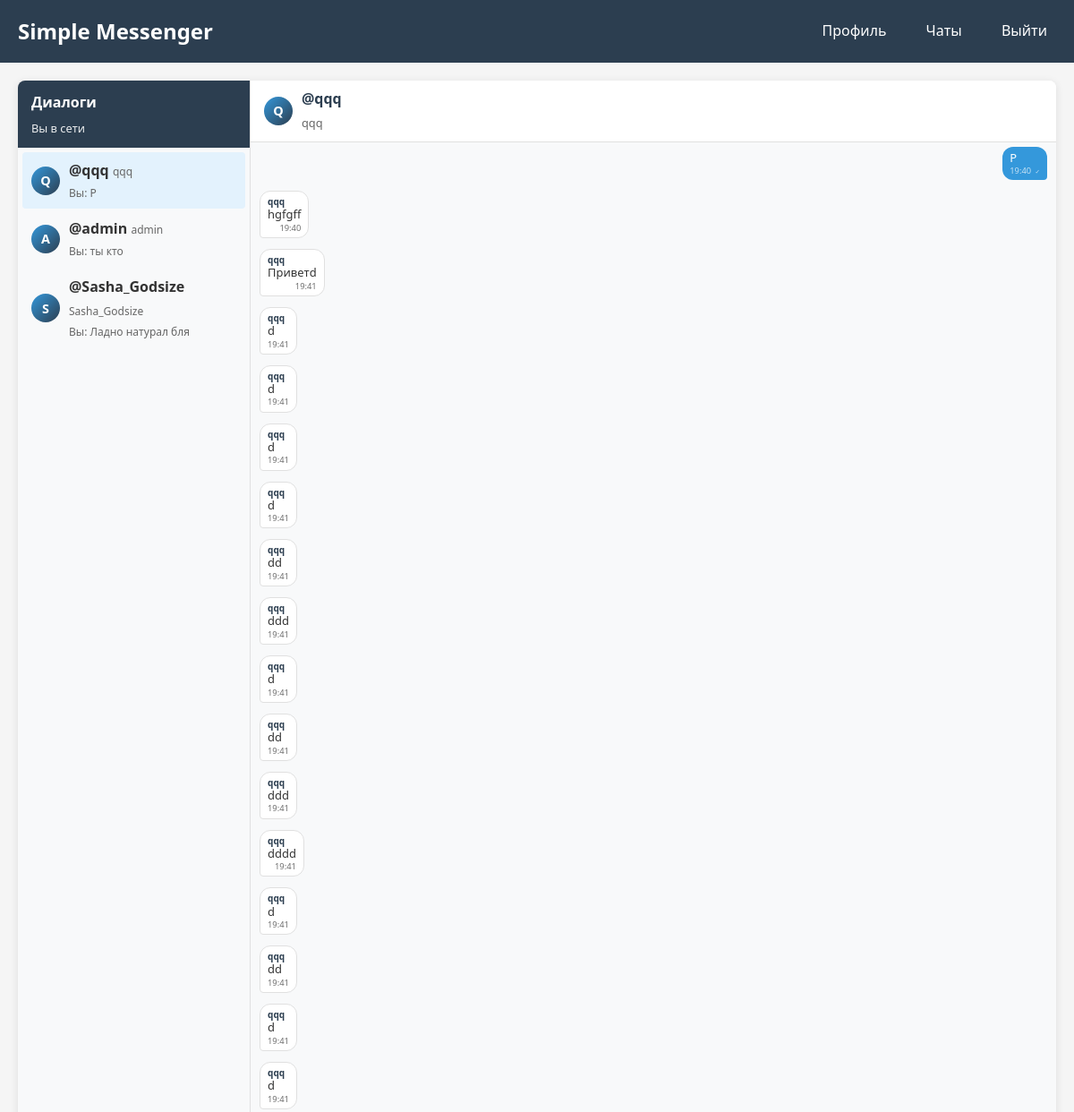
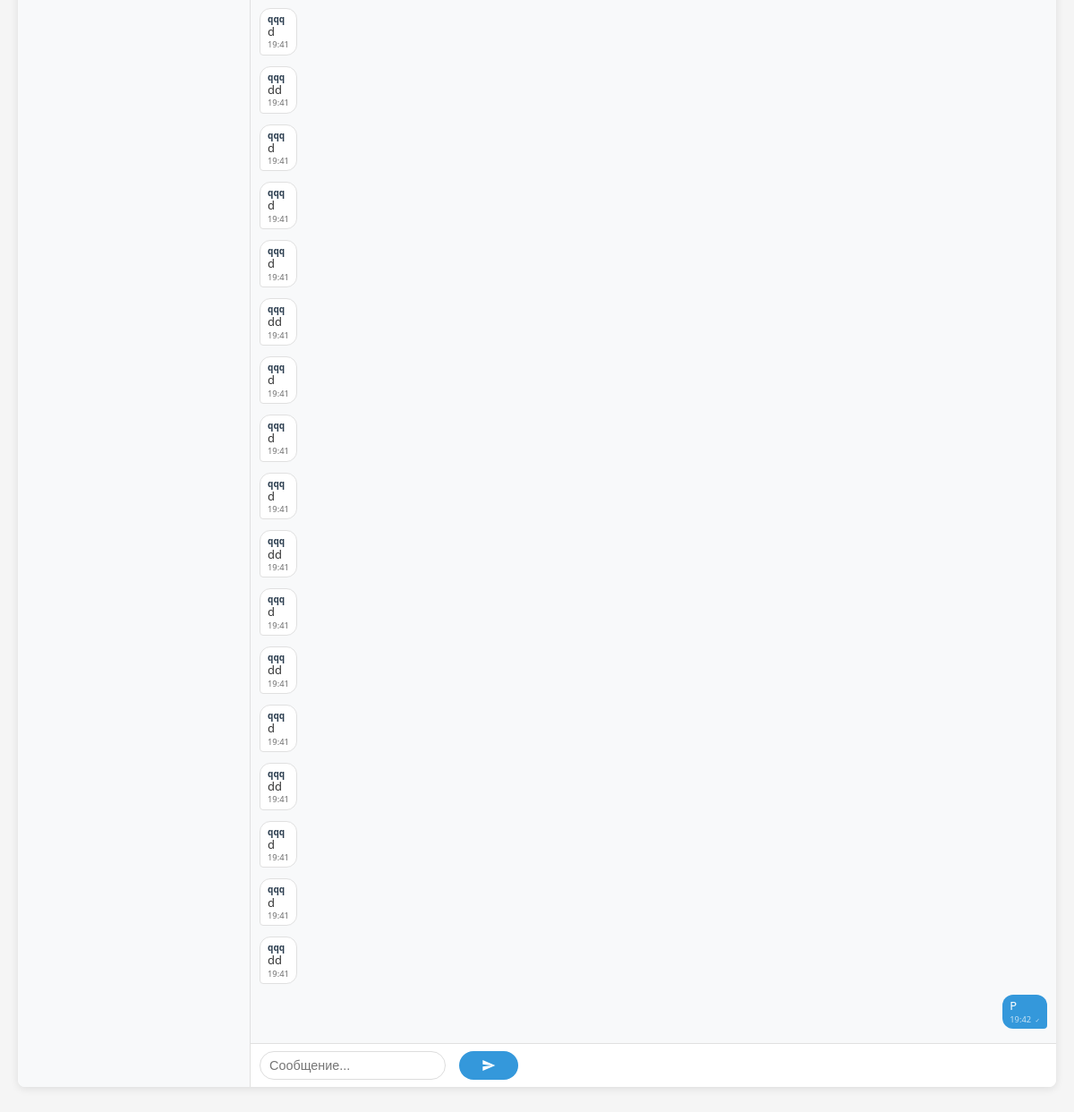
Page /chat/4 (signed in) on the committed database (2 pictures, top to bottom).
### tables this page shows
CREATE TABLE friends (
            id INTEGER PRIMARY KEY AUTOINCREMENT,
            user_id INTEGER NOT NULL,
            friend_id INTEGER NOT NULL,
            status TEXT DEFAULT 'pending',
            requested_at TIMESTAMP DEFAULT CURRENT_TIMESTAMP,
            accepted_at TIMESTAMP,
            FOREIGN KEY (user_id) REFERENCES users (id),
            FOREIGN KEY (friend_id) REFERENCES users (id),
            UNIQUE(user_id, friend_id)
        );

CREATE TABLE users (
            id INTEGER PRIMARY KEY AUTOINCREMENT,
            username TEXT UNIQUE NOT NULL,
            password TEXT NOT NULL,
            unique_nickname TEXT UNIQUE NOT NULL,
            created_at TIMESTAMP DEFAULT CURRENT_TIMESTAMP,
            last_seen TIMESTAMP DEFAULT CURRENT_TIMESTAMP
        );

CREATE TABLE messages (
            id INTEGER PRIMARY KEY AUTOINCREMENT,
            sender_id INTEGER NOT NULL,
            receiver_id INTEGER NOT NULL,
            message TEXT,
            message_type TEXT DEFAULT 'text',
            file_path TEXT,
            timestamp TIMESTAMP DEFAULT CURRENT_TIMESTAMP,
            read_status INTEGER DEFAULT 0,
            FOREIGN KEY (sender_id) REFERENCES users (id),
            FOREIGN KEY (receiver_id) REFERENCES users (id)
        );

### Мессенджер MAX/app.py (the view)
@app.route('/chat/<int:receiver_id>')
@login_required
def chat_with(receiver_id):
    receiver = db.get_user_by_id(receiver_id)
    if not receiver:
        flash('Пользователь не найден', 'error')
        return redirect(url_for('chat'))
    friends = db.get_friends_with_status(session['user_id'])
    is_friend = any(friend['id'] == receiver_id for friend in friends)
    if not is_friend:
        flash('Вы можете писать только друзьям', 'error')
        return redirect(url_for('chat'))
    db.mark_messages_as_read(session['user_id'], receiver_id)
    messages = db.get_messages(session['user_id'], receiver_id)
    for friend in friends:
        friend['unread_count'] = db.get_unread_count(session['user_id'], friend['id'])
        last_msg = db.get_last_message_preview(session['user_id'], friend['id'])
        friend['last_message'] = last_msg
        friend['active'] = (friend['id'] == receiver_id)
    def get_sort_key(friend):
        unread = -friend.get('unread_count', 0)
        if friend.get('status') == 'online':
            status = 0
        elif friend.get('status') == 'recently':
            status = 1
        else:
            status = 2
        return (unread, status)
    friends.sort(key=get_sort_key)
    stickers = db.get_stickers()
    return render_template('chat.html',
                         receiver=receiver,
                         messages=messages,
                         friends=friends,
                         stickers=stickers)

### Мессенджер MAX/app.py (called while the page is built)
def login_required(f):
    @wraps(f)
    def decorated_function(*args, **kwargs):
        if 'user_id' not in session:
            return redirect(url_for('login'))
        db.update_last_seen(session['user_id'])
        return f(*args, **kwargs)
    return decorated_function

### Мессенджер MAX/database.py (called while the page is built)
    def get_connection(self):
        return sqlite3.connect(self.db_name, detect_types=sqlite3.PARSE_DECLTYPES)

    def update_last_seen(self, user_id):
        conn = self.get_connection()
        cursor = conn.cursor()
        cursor.execute(
            'UPDATE users SET last_seen = CURRENT_TIMESTAMP WHERE id = ?',
            (user_id,)
        )
        conn.commit()
        conn.close()

    def get_user_by_id(self, user_id):
        conn = self.get_connection()
        cursor = conn.cursor()
        cursor.execute('SELECT id, username, unique_nickname FROM users WHERE id = ?', (user_id,))
        user = cursor.fetchone()
        conn.close()
        if user:
            status = self.get_user_status(user_id)
            return {
                'id': user[0],
                'username': user[1],
                'unique_nickname': user[2],
                'status': status
            }
        return None

    def get_messages(self, user1_id, user2_id):
        conn = self.get_connection()
        cursor = conn.cursor()
        cursor.execute('''
            SELECT m.id, m.sender_id, m.receiver_id, m.message, m.message_type, m.file_path,
                   strftime('%Y-%m-%d %H:%M:%S', m.timestamp) as timestamp,
                   u1.username as sender_name, u2.username as receiver_name
            FROM messages m
            JOIN users u1 ON m.sender_id = u1.id
            JOIN users u2 ON m.receiver_id = u2.id
            WHERE (m.sender_id = ? AND m.receiver_id = ?)
               OR (m.sender_id = ? AND m.receiver_id = ?)
            ORDER BY m.timestamp
        ''', (user1_id, user2_id, user2_id, user1_id))
        messages = cursor.fetchall()
        conn.close()
        return messages

    def get_unread_count(self, user_id, sender_id):
        conn = self.get_connection()
        cursor = conn.cursor()
        cursor.execute('''
            SELECT COUNT(*) FROM messages
            WHERE receiver_id = ? AND sender_id = ? AND read_status = 0
        ''', (user_id, sender_id))
        count = cursor.fetchone()[0]
        conn.close()
        return count

### Мессенджер MAX/templates/chat.html (shortened to what this page needs)
{% extends "base.html" %}
{% block styles %}
<link rel="stylesheet" href="{{ url_for('static', filename='chat.css') }}">
{% endblock %}
{% block content %}
<div class="chat-container" {% if receiver %}data-receiver-id="{{ receiver.id }}"{% endif %}>
    <div class="friends-sidebar">
        <div class="sidebar-header">
            <h3>Диалоги</h3>
            <div class="online-status">Вы в сети</div>
        </div>
        <div class="friends-list">
            {% for friend in friends %}
                <a href="{{ url_for('chat_with', receiver_id=friend.id) }}"
                   class="friend-item {% if receiver and friend.id == receiver.id %}active{% endif %}">
                    <div class="friend-avatar">
                        <div class="avatar-circle">{{ friend.username[0].upper() }}</div>
                    </div>
                    <div class="friend-info">
                        <strong>{{ friend.unique_nickname }}</strong>
                        <span class="friend-username">{{ friend.username }}</span>
                        {% if friend.last_message %}
                            <div class="last-message">
                                {% if friend.last_message.is_own %}Вы:{% endif %}
                                {{ friend.last_message.text|truncate(15) }}
                            </div>
                        {% endif %}
                    </div>
                </a>
            {% endfor %}
        </div>
    </div>
    <div class="chat-main">
        {% if receiver %}
            <div class="chat-header">
                <div class="partner-avatar">
                    <div class="avatar-circle">{{ receiver.username[0].upper() }}</div>
                </div>
                <div class="partner-info">
                    <h3>{{ receiver.unique_nickname }}</h3>
                    <span class="partner-username">{{ receiver.username }}</span>
                </div>
            </div>
<div class="messages-container" id="messages-container">
    {% for message in messages %}
        <div class="message-wrapper {% if message[1] == session.user_id %}own-message{% else %}other-message{% endif %}"
             data-message-id="{{ message[0] }}">
            <div class="message {% if message[1] == session.user_id %}own{% else %}other{% endif %}">
                {% if message[1] != session.user_id %}
                    <div class="message-sender">{{ message[7] }}</div>
                {% endif %}
                <div class="message-content">{{ message[3] }}</div>
                <div class="message-time">
                    {% if message[6] %}
                        {% if message[6] is string %}
                            {{ message[6].split(' ')[1][:5] if ' ' in message[6] else message[6] }}
                        {% else %}
                            {{ message[6].strftime('%H:%M') }}
                        {% endif %}
                    {% endif %}
                    {% if message[1] == session.user_id %}
                        <span class="read-status">✓</span>
                    {% endif %}
                </div>
            </div>
        </div>
    {% else %}
        <div style="text-align: center; padding: 20px; color: #666;">
            Нет сообщений
        </div>
    {% endfor %}
</div>
            <form method="POST" action="{{ url_for('send_message') }}" class="message-form" id="message-form">
                <div class="input-group">
                    <input type="text"
                           name="message"
                           id="message-input"
                           placeholder="Сообщение..."
                           required>
                    <button type="submit" class="send-button">
                        <svg viewBox="0 0 24 24" fill="white">
                            <path d="M2.01 21L23 12 2.01 3 2 10l15 2-15 2z"/>
                        </svg>
                    </button>
                </div>
            </form>
        {% else %}
            <div style="flex: 1; display: flex; align-items: center; justify-content: center; color: #666;">
                Выберите диалог
            </div>
        {% endif %}
    </div>
</div>
{% endblock %}

### Мессенджер MAX/static/style.css (style rules this page uses)
* { margin: 0; padding: 0; box-sizing: border-box; }
body { font-family: 'Segoe UI', Tahoma, Geneva, Verdana, sans-serif; line-height: 1.6; color: #333; background-color: #f5f5f5; }
button { width: 100%; padding: 12px; background-color: #3498db; color: white; border: none; border-radius: 4px; font-size: 16px; cursor: pointer; transition: background-color 0.3s; }
.chat-container { display: flex; height: calc(100vh - 120px); background-color: white; border-radius: 8px; overflow: hidden; box-shadow: 0 2px 10px rgba(0,0,0,0.1); }
.chat-header { padding: 20px; background-color: #f8f9fa; border-bottom: 1px solid #eee; }
.message { max-width: 70%; padding: 10px 15px; border-radius: 15px; margin-bottom: 10px; }
.message.own { align-self: flex-end; background-color: #3498db; color: white; }
.message.other { align-self: flex-start; background-color: #f1f1f1; }
.message-sender { font-size: 0.8em; font-weight: bold; margin-bottom: 5px; }
.message-time { font-size: 0.7em; opacity: 0.7; text-align: right; margin-top: 5px; }
.message-form { display: flex; padding: 20px; border-top: 1px solid #eee; background-color: #f8f9fa; }
.message-form input { flex: 1; padding: 12px; border: 1px solid #ddd; border-radius: 25px; font-size: 16px; margin-right: 10px; }
.message-form button { width: auto; padding: 12px 25px; border-radius: 25px; }
.message-wrapper { animation: fadeIn 0.3s ease-out; }
.own-message .message { animation: slideInRight 0.3s ease-out; }
.other-message .message { animation: slideInLeft 0.3s ease-out; }
.friend-item { position: relative; overflow: hidden; }
.friend-item::before { content: ''; position: absolute; top: 0; left: -100%; width: 100%; height: 100%; background: linear-gradient(90deg, transparent, rgba(255,255,255,0.2), transparent); transition: left 0.5s; }

### rows in the picture
friends: username "Q", unique_nickname "@qqq", username "qqq", last_message.text "Р"
friends: username "A", unique_nickname "@admin", username "admin", last_message.text "ты кто"
friends: username "S", unique_nickname "@Sasha_Godsize", username "Sasha_Godsize", last_message.text "Ладно натурал бля"
users: username "Q", unique_nickname "@qqq", username "qqq"
messages: message "Р", message "19:40"
messages: username "qqq", message "hgfgff", message "19:40"
messages: username "qqq", message "Приветd", message "19:41"
messages: username "qqq", message "d", message "19:41"
messages: username "qqq", message "d", message "19:41"
messages: username "qqq", message "d", message "19:41"
messages: username "qqq", message "d", message "19:41"
messages: username "qqq", message "dd", message "19:41"
messages: username "qqq", message "ddd", message "19:41"
messages: username "qqq", message "d", message "19:41"
messages: username "qqq", message "dd", message "19:41"
messages: username "qqq", message "ddd", message "19:41"
messages: username "qqq", message "dddd", message "19:41"
messages: username "qqq", message "d", message "19:41"
messages: username "qqq", message "dd", message "19:41"
messages: username "qqq", message "d", message "19:41"
messages: username "qqq", message "d", message "19:41"
messages: username "qqq", message "d", message "19:41"
messages: username "qqq", message "dd", message "19:41"
messages: username "qqq", message "d", message "19:41"
messages: username "qqq", message "d", message "19:41"
messages: username "qqq", message "d", message "19:41"
messages: username "qqq", message "dd", message "19:41"
messages: username "qqq", message "d", message "19:41"
messages: username "qqq", message "d", message "19:41"
messages: username "qqq", message "d", message "19:41"
messages: username "qqq", message "dd", message "19:41"
messages: username "qqq", message "d", message "19:41"
messages: username "qqq", message "dd", message "19:41"
messages: username "qqq", message "d", message "19:41"
messages: username "qqq", message "dd", message "19:41"
messages: username "qqq", message "d", message "19:41"
messages: username "qqq", message "d", message "19:41"
messages: username "qqq", message "dd", message "19:41"
messages: message "Р", message "19:42"
